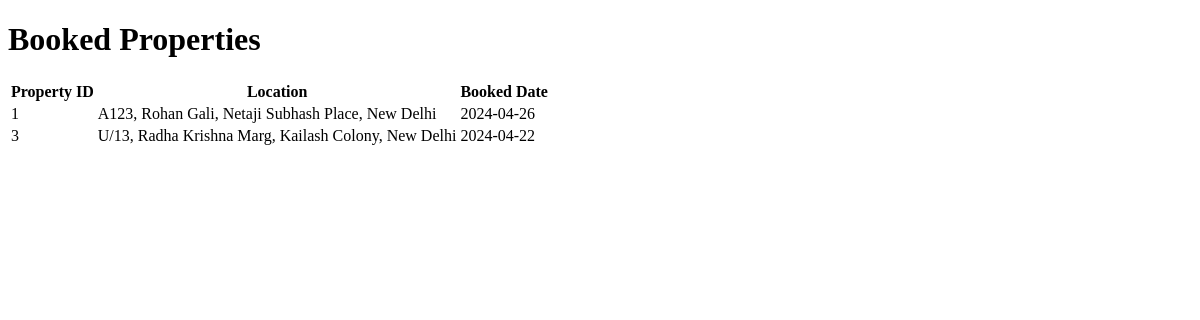
Before: /booked_properties with the older database file.
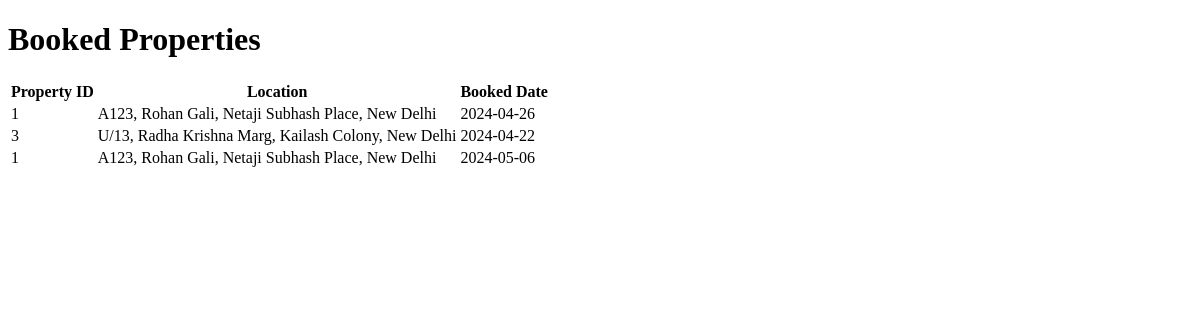
After: the same page with the newer database file.
### app.py (models this page shows)
class PropertyBooked(db.Model):
    id = db.Column(db.Integer, primary_key=True)
    pid = db.Column(db.Integer, db.ForeignKey('property.id'), nullable=False)
    cid = db.Column(db.String(6), db.ForeignKey('client.id'), nullable=False)
    booked_date = db.Column(db.Date, nullable=False)

class Property(db.Model):
    id = db.Column(db.Integer, primary_key=True)
    owner_name = db.Column(db.String(100), db.ForeignKey('owner.owner_name'), nullable=False)
    address = db.Column(db.String(200), nullable=False)
    property_name = db.Column(db.String(100), nullable=False)
    property_description = db.Column(db.Text, nullable=False)
    property_size = db.Column(db.String(20), nullable=False)
    property_type = db.Column(db.String(50), nullable=False)
    price = db.Column(db.Float, nullable=False)
    image1 = db.Column(db.String(200))
    image2 = db.Column(db.String(200))
    image3 = db.Column(db.String(200))
    image4 = db.Column(db.String(200))
    image5 = db.Column(db.String(200))
    image6 = db.Column(db.String(200))

### app.py (the view)
@app.route('/booked_properties')
def get_booked_properties():
    booked_properties = db.session.query(PropertyBooked, Property).join(Property).all()
    no_properties_booked = not bool(booked_properties)
    return render_template('booked_properties.html', booked_properties=booked_properties , no_properties_booked=no_properties_booked)

### templates/booked_properties.html (shortened to what this page needs)
<!DOCTYPE html>
<html lang="en">
<head>
</head>
<body>
    <h1>Booked Properties</h1>
    {% if no_properties_booked %}
        <p>No properties have been booked till now.</p>
    {% else %}
        <table>
            <tr>
                <th>Property ID</th>
                <th>Location</th>
                <th>Booked Date</th>
            </tr>
            {% for booked_property, property in booked_properties %}
            <tr>
                <td>{{ property.id }}</td>
                <td>{{ property.address }}</td>
                <td>{{ booked_property.booked_date }}</td>
            </tr>
            {% endfor %}
        </table>
    {% endif %}
</body>
</html>

Changed rows visible on the page:
added PropertyBooked: id "1", address "A123, Rohan Gali, Netaji Subhash Place, New Delhi", booked_date "2024-05-06"
